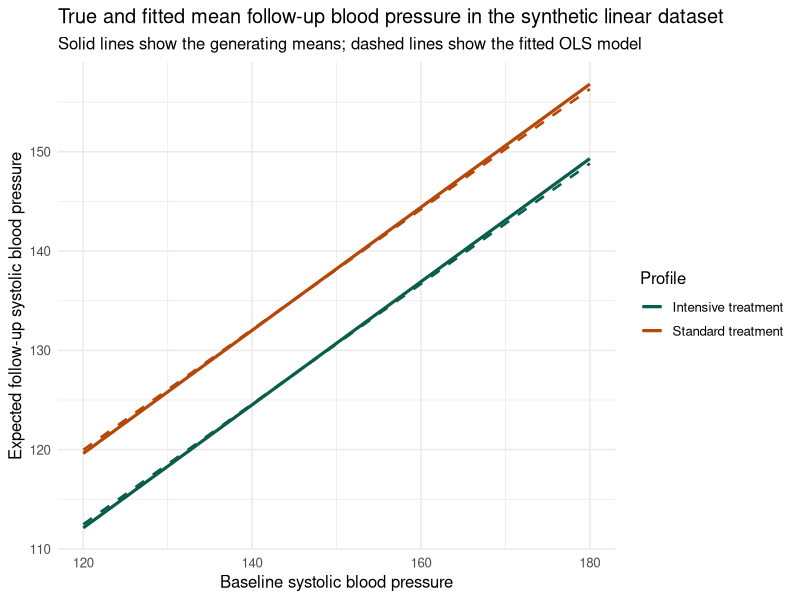

This figure's R source:
## ---- chunk 1
set.seed(2026)

n <- 6000

age <- pmax(round(rnorm(n, mean = 64, sd = 9)), 40)
chronic <- pmin(rpois(n, lambda = 2.1), 7)
intensive_treatment <- rbinom(n, size = 1, prob = 0.5)

baseline_sbp <- round(
  rnorm(
    n,
    mean = 142 + 0.45 * chronic + 0.18 * (age - 64),
    sd = 11
  ),
  1
)

adherence <- rbinom(
  n,
  size = 1,
  prob = plogis(0.9 + 0.35 * intensive_treatment - 0.22 * chronic - 0.02 * (age - 64))
)

true_mean <- 35 +
  0.62 * baseline_sbp -
  7.5 * intensive_treatment +
  0.18 * age +
  1.6 * chronic -
  4.5 * adherence

followup_sbp <- true_mean + rnorm(n, mean = 0, sd = 8)

synthetic_bp <- data.frame(
  followup_sbp,
  baseline_sbp,
  age,
  chronic,
  intensive_treatment,
  adherence,
  true_mean
)

simulation_summary <- data.frame(
  sample_size = nrow(synthetic_bp),
  mean_followup_sbp = mean(synthetic_bp$followup_sbp),
  mean_baseline_sbp = mean(synthetic_bp$baseline_sbp),
  mean_age = mean(synthetic_bp$age),
  mean_chronic = mean(synthetic_bp$chronic),
  adherence_rate = mean(synthetic_bp$adherence)
)

simulation_summary[, -1] <- round(simulation_summary[, -1], 3)

knitr::kable(
  simulation_summary,
  caption = "Summary of the synthetic linear-model dataset"
)
## ---- chunk 2
linear_fit <- lm(
  followup_sbp ~ baseline_sbp + intensive_treatment + age + chronic + adherence,
  data = synthetic_bp
)

truth <- c(
  "(Intercept)" = 35,
  baseline_sbp = 0.62,
  intensive_treatment = -7.5,
  age = 0.18,
  chronic = 1.6,
  adherence = -4.5
)

comparison_table <- data.frame(
  term = names(coef(linear_fit)),
  true_value = truth[names(coef(linear_fit))],
  estimated_value = coef(linear_fit)
)

comparison_table$bias <- comparison_table$estimated_value - comparison_table$true_value
comparison_table[, c("true_value", "estimated_value", "bias")] <-
  round(comparison_table[, c("true_value", "estimated_value", "bias")], 3)

knitr::kable(
  comparison_table,
  caption = "True and estimated coefficients under the correctly specified linear model"
)
## ---- chunk 3
sigma_table <- data.frame(
  quantity = c(
    "True residual standard deviation",
    "Estimated residual standard deviation",
    "True residual variance",
    "Estimated residual variance",
    "R-squared"
  ),
  value = c(
    8,
    summary(linear_fit)$sigma,
    8^2,
    summary(linear_fit)$sigma^2,
    summary(linear_fit)$r.squared
  )
)

sigma_table$value <- round(sigma_table$value, 3)

knitr::kable(
  sigma_table,
  caption = "Recovery of the residual variation in the synthetic linear model"
)
## ---- chunk 4
profiles <- expand.grid(
  baseline_sbp = seq(120, 180, by = 2),
  intensive_treatment = c(0, 1)
)

profiles$age <- 64
profiles$chronic <- 2
profiles$adherence <- 1

profiles$true_mean <- 35 +
  0.62 * profiles$baseline_sbp -
  7.5 * profiles$intensive_treatment +
  0.18 * profiles$age +
  1.6 * profiles$chronic -
  4.5 * profiles$adherence

profiles$fitted_mean <- predict(linear_fit, newdata = profiles)
profiles$treatment_group <- ifelse(
  profiles$intensive_treatment == 1,
  "Intensive treatment",
  "Standard treatment"
)

ggplot2::ggplot(
  profiles,
  ggplot2::aes(x = baseline_sbp, color = treatment_group)
) +
  ggplot2::geom_line(
    ggplot2::aes(y = true_mean),
    linewidth = 1.1
  ) +
  ggplot2::geom_line(
    ggplot2::aes(y = fitted_mean),
    linetype = 2,
    linewidth = 0.9
  ) +
  ggplot2::labs(
    title = "True and fitted mean follow-up blood pressure in the synthetic linear dataset",
    subtitle = "Solid lines show the generating means; dashed lines show the fitted OLS model",
    x = "Baseline systolic blood pressure",
    y = "Expected follow-up systolic blood pressure",
    color = "Profile"
  ) +
  ggplot2::scale_color_manual(values = c("#0b5d4b", "#b54708")) +
  ggplot2::theme_minimal(base_size = 12)
## ---- chunk 5
synthetic_bp$risk_group <- cut(
  synthetic_bp$baseline_sbp,
  breaks = c(-Inf, 130, 145, 160, Inf),
  labels = c("<=130", "131-145", "146-160", ">160")
)

subgroup_table <- aggregate(
  cbind(followup_sbp, true_mean) ~ risk_group + intensive_treatment,
  data = synthetic_bp,
  mean
)

subgroup_table$intensive_treatment <- ifelse(
  subgroup_table$intensive_treatment == 1,
  "Intensive",
  "Standard"
)

subgroup_table[, c("followup_sbp", "true_mean")] <-
  round(subgroup_table[, c("followup_sbp", "true_mean")], 2)

knitr::kable(
  subgroup_table,
  caption = "Observed and generating subgroup means in the synthetic dataset"
)
